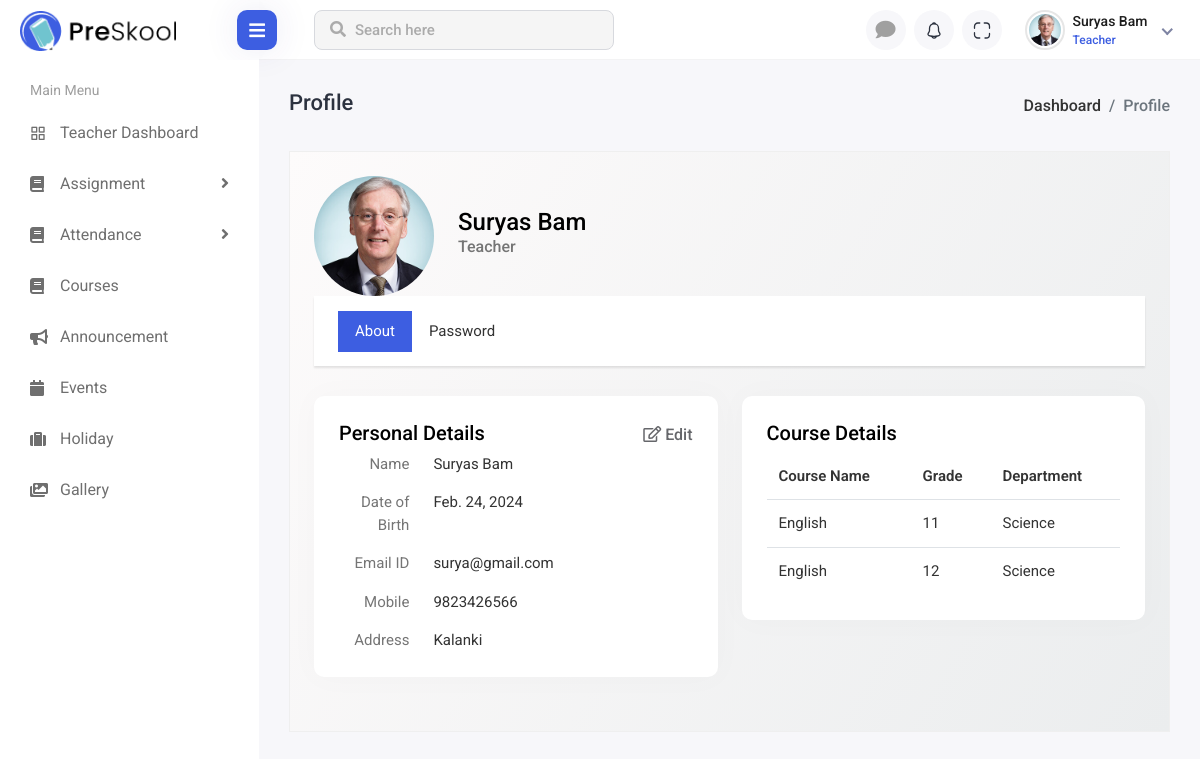
The app's page /profile/ (signed in), older data.
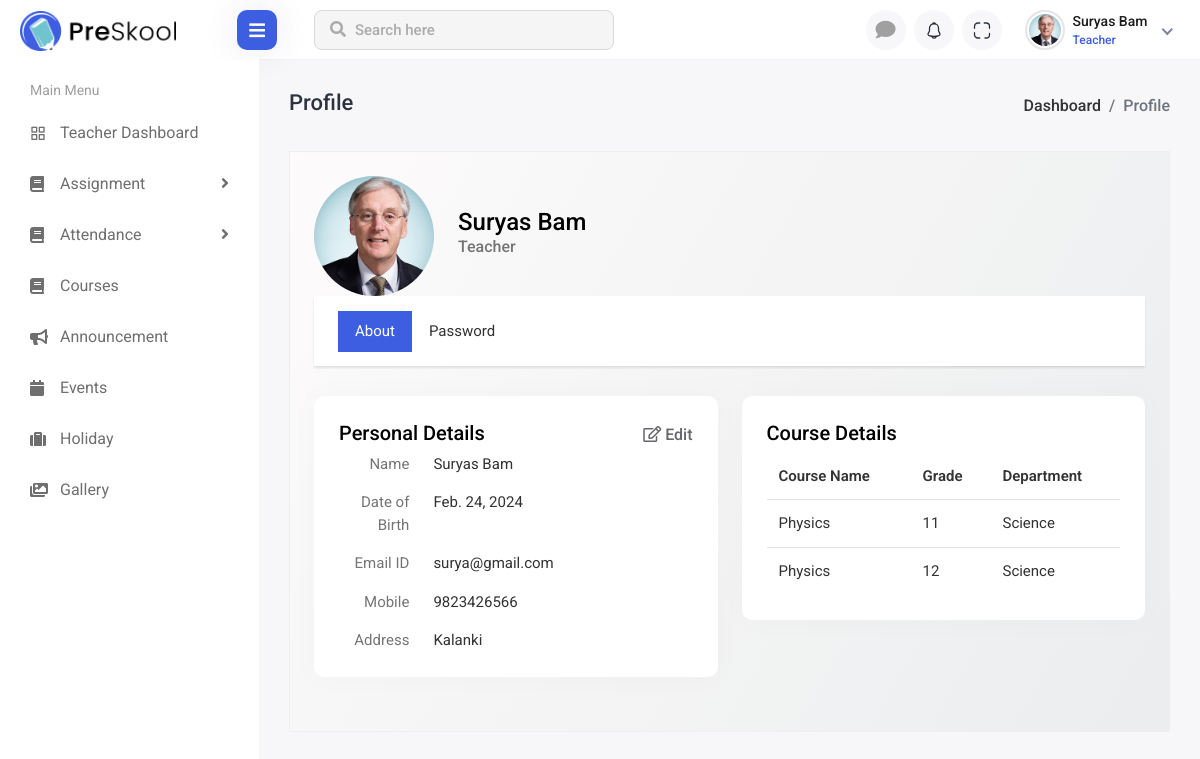
The same page, newer data.
### accounts/models.py (models this page shows, shortened)
class Teacher(CommonInfo):
    teacher_userName = models.OneToOneField(
        User, on_delete=models.CASCADE, related_name="teacher"
    )
    user_role = models.ForeignKey(
        Role, on_delete=models.CASCADE, related_name="teacher"
    )
    name = models.CharField(max_length=100)
    email = models.EmailField(unique=True)
    phone_no = models.CharField(max_length=15)
    address = models.CharField(max_length=100)
    dob = models.DateField()
    def __str__(self):
        return self.name

class Course(CommonInfo):
    course_name = models.CharField(max_length=100)
    descriptions = models.TextField(max_length=500)
    grade = models.ForeignKey(Grade, on_delete=models.CASCADE, related_name="course")
    teacher = models.ForeignKey(
        Teacher, on_delete=models.CASCADE, related_name="course"
    )
    class Meta:
        unique_together = ("course_name", "grade", "teacher")

class Grade(CommonInfo):
    level = models.CharField(choices=l_choices, max_length=10)
    department = models.ForeignKey(
        Department,
        on_delete=models.CASCADE,
        related_name="grade",
    )

class Department(CommonInfo):
    type = models.CharField(choices=dp_choices, max_length=100)
    def __str__(self):
        return self.type

### user_profile/views.py (the view, shortened to what this page needs)
class StudentDetailView(LoginRequiredMixin, View):
    template_name = "user_profile/profile.html"
    def get(self, request, *args, **kwargs):
        change_password_form = ChangePasswordForm()
        return render(request, self.template_name)

### common/base_view.py (called while the page is built)
def user_context(request):
    user_attributes = ["student", "teacher", "parent", "staff"]
    profile = None
    user_type = None
    if request.user.is_authenticated:
        for user in user_attributes:
            if hasattr(request.user, user):
                user_type = user
                profile = getattr(request.user, user)
    return {"user_type": user_type, "profile": profile}

### templates/user_profile/profile.html (shortened to what this page needs)
{% extends user_type|add:"s/sidebar.html" %}
{% load static %}
{% block content %}
<div class="page-wrapper">
    <div class="content container-fluid">
        <div class="page-header">
            <div class="row">
                <div class="col">
                    <h3 class="page-title">Profile</h3>
                    <ul class="breadcrumb">
                        <li class="breadcrumb-item"><a href="index.html">Dashboard</a></li>
                        <li class="breadcrumb-item active">Profile</li>
                    </ul>
                </div>
            </div>
        </div>
        <div class="row">
            <div class="col-md-12">
                <div class="profile-header">
                    <div class="row align-items-center">
                        <div class="col-auto profile-image">
                            <a href="#">
                                <img class="rounded-circle" alt="User Image"
                                    src="{% static 'media/img/user-5.jpg'%}">
                            </a>
                        </div>
                        <div class="col ms-md-n2 profile-user-info">
                            <h4 class="user-name mb-0">{{profile}}</h4>
                            <h6 class="text-muted">{{user_type|title}}</h6>
                    </div>
                </div>
                <div class="profile-menu">
                    <ul class="nav nav-tabs nav-tabs-solid">
                        <li class="nav-item">
                            <a class="nav-link active" data-bs-toggle="tab" href="#per_details_tab">About</a>
                        </li>
                        <li class="nav-item">
                            <a class="nav-link" data-bs-toggle="tab" href="#password_tab">Password</a>
                        </li>
                    </ul>
                </div>
                <div class="tab-content profile-tab-cont">
                    <div class="tab-pane fade show active" id="per_details_tab">
                        <div class="row">
                            <div class="col-lg-6">
                                <div class="card">
                                    <div class="card-body">
                                        <h5 class="card-title d-flex justify-content-between">
                                            <span>Personal Details</span>
                                            <a class="edit-link" data-bs-toggle="modal"
                                                href="#editPersonalDetailsModal" id="editPersonalDetails"><i
                                                    class="far fa-edit me-1"></i>Edit</a>
                                        </h5>
                                        <div class="row">
                                            <p class="col-sm-3 text-muted text-sm-end mb-0 mb-sm-3">Name</p>
                                            <p class="col-sm-9">{{profile}}</p>
                                        </div>
                                        <div class="row">
                                            <p class="col-sm-3 text-muted text-sm-end mb-0 mb-sm-3">Date of
                                                Birth</p>
                                            <p class="col-sm-9">{{profile.dob}}</p>
                                        </div>
                                        <div class="row">
                                            <p class="col-sm-3 text-muted text-sm-end mb-0 mb-sm-3">Email ID</p>
                                            <p class="col-sm-9">{{profile.email}}
                                            </p>
                                        </div>
                                        <div class="row">
                                            <p class="col-sm-3 text-muted text-sm-end mb-0 mb-sm-3">Mobile</p>
                                            <p class="col-sm-9">{{profile.phone_no}}</p>
                                        </div>
                                        <div class="row">
                                            <p class="col-sm-3 text-muted text-sm-end mb-0">Address</p>
                                            <p class="col-sm-9 mb-0">{{profile.address}}</p>
                                        </div>
                                    </div>
                                </div>
                            </div>
                            {% if user_type == "teacher" %}
                            <div class="col-lg-6">
                                <div class="card">
                                    <div class="card-body">
                                        <h5 class="card-title d-flex justify-content-between">
                                            <span>Course Details</span>
                                        </h5>
                                        <table class="table">
                                            <thead>
                                                <tr>
                                                    <th>Course Name</th>
                                                    <th>Grade</th>
                                                    <th>Department</th>
                                                </tr>
                                            </thead>
                                            <tbody>
                                                {% for course in profile.course.all %}
                                                    <tr>
                                                        <td>{{ course.course_name }}</td>
                                                        <td>{{ course.grade.level }}</td>
                                                        <td>{{ course.grade.department }}</td>
                                                    </tr>
                                                {% endfor %}
                                            </tbody>
                                        </table>
                                    </div>
                                </div>
                            </div>
                            {% endif %}
                        </div>
                    </div>
                </div>
            </div>
        </div>
    </div>
</div>
{% endblock content %}

### templates/teachers/sidebar.html (shortened to what this page needs)
{% extends "base.html" %}
{% load static %}
{% block link %}
    <link rel="stylesheet" href="{% static 'plugins/bootstrap/css/bootstrap.min.css' %}">
    <link rel="stylesheet" href="{% static 'plugins/feather/feather.css'%}">
    <link rel="stylesheet" href="{% static 'plugins/icons/flags/flags.css'%}">
    <link rel="stylesheet" href="{% static 'css/bootstrap-datetimepicker.min.css'%}">
    <link rel="stylesheet" href="{% static 'plugins/fontawesome/css/fontawesome.min.css'%}">
    <link rel="stylesheet" href="{% static 'plugins/fontawesome/css/all.min.css'%}">
    <link rel="stylesheet" href="{% static 'plugins/select2/css/select2.min.css'%}">
    <link rel="stylesheet" href="{% static 'css/style.css'%}">
{% endblock link %}
{% block sidebar %}
<div class="sidebar" id="sidebar">
    <div class="sidebar-inner slimscroll">
        <div id="sidebar-menu" class="sidebar-menu">
            <ul>
                <li class="menu-title">
                    <span>Main Menu</span>
                </li>
                <li class="submenu">
                    <li><a href="{% url 'teacher:teacher_dashboard' %}"><i class="feather-grid"></i> <span>
                            Teacher Dashboard</span> </a></li>
                </li>
                <li class="submenu">
                    <a href="#"><i class="fas fa-book"></i> <span> Assignment</span> <span
                            class="menu-arrow"></span></a>
                </li>
                <li class="submenu">
                    <a href="#"><i class="fas fa-book"></i> <span> Attendance</span> <span
                            class="menu-arrow"></span></a>
                </li>
                <li class ="{% if active_tab == 'courses' %}active{% endif %}"><a href="{% url 'teacher:courses' %}"><i class="fas fa-book"></i>
                    <span> Courses</span></a></li>
                <li class ="{% if active_tab == 'announcement' %}active{% endif %}"><a href="{% url 'teacher:announcement' %}"><i class="fas fa-bullhorn"></i><span> Announcement</span></a></li>
                <li class ="{% if active_tab == 'event' %}active {% endif %}"><a href="{% url 'teacher:event' %}" ><i class="fas fa-calendar"></i><span> Events</span></a></li>
                <li class ="{% if active_tab == 'holiday' %}active {% endif %}"><a href="{% url 'teacher:holiday' %}" ><i class="fas fa-suitcase"></i></i><span> Holiday</span></a></li>
                <li class ="{% if active_tab == 'gallery' %}active{% endif %}"><a href="{% url 'teacher:gallery' %}"><i class="fas fa-images"></i>
                    <span> Gallery</span></a></li>
            </ul>
        </div>
    </div>
</div>
{% block content %}
{% endblock content %}
{% endblock sidebar %}

### templates/base.html (shortened to what this page needs)
{% load static %}
<!DOCTYPE html>
<html lang="en">
<head>
    {% block link %}
    {% endblock link %}
</head>
<body>
    <div class="main-wrapper">
        <div class="header">
            <div class="header-left">
                <a href="{% url 'login' %}" class="logo">
                    <img src="{% static 'media/img/logo.png'%}" alt="Logo">
                </a>
            </div>
            <div class="menu-toggle">
                <a href="javascript:void(0);" id="toggle_btn">
                    <i class="fas fa-bars"></i>
                </a>
            </div>
            <div class="top-nav-search">
                <form>
                    <input type="text" class="form-control" placeholder="Search here">
                    <button class="btn" type="submit"><i class="fas fa-search"></i></button>
                </form>
            </div>
            <ul class="nav user-menu">
                <li class="nav-item chat-icon me-2">
                    <a href="{% url 'chat:chat_box' %}" class="nav-link header-nav-list">
                        <i class="fas fa-comment"></i>
                    </a>
                </li>
                <li class="nav-item dropdown noti-dropdown me-2">
                    <a href="#" class="dropdown-toggle nav-link header-nav-list" data-bs-toggle="dropdown">
                        <img src="{% static 'media/img/icons/header-icon-05.svg'%}" alt="">
                    </a>
                </li>
                <li class="nav-item zoom-screen me-2">
                    <a href="#" class="nav-link header-nav-list win-maximize">
                        <img src="{% static 'media/img/icons/header-icon-04.svg'%}" alt="">
                    </a>
                </li>
                <li class="nav-item dropdown has-arrow new-user-menus">
                    <a href="#" class="dropdown-toggle nav-link" data-bs-toggle="dropdown">
                        <span class="user-img">
                            <img class="rounded-circle" src="{% static 'media/img/user-5.jpg'%}" width="31"
                                alt="{{profile}}">
                            <div class="user-text">
                                <h6>{{profile}}</h6>
                                <p class="text-muted mb-0">{{user_type|title}}</p>
                            </div>
                        </span>
                    </a>
                </li>
            </ul>
        </div>
        {% block sidebar %}
        {% endblock sidebar %}
    </div>
</div>
</body>
</html>

Row changes from the older to the newer data that the page shows:
removed Course: course_name "English", grade.level "11", grade.department "Science"
removed Course: course_name "English", grade.level "12", grade.department "Science"
added Course: course_name "Physics", grade.level "11", grade.department "Science"
added Course: course_name "Physics", grade.level "12", grade.department "Science"
